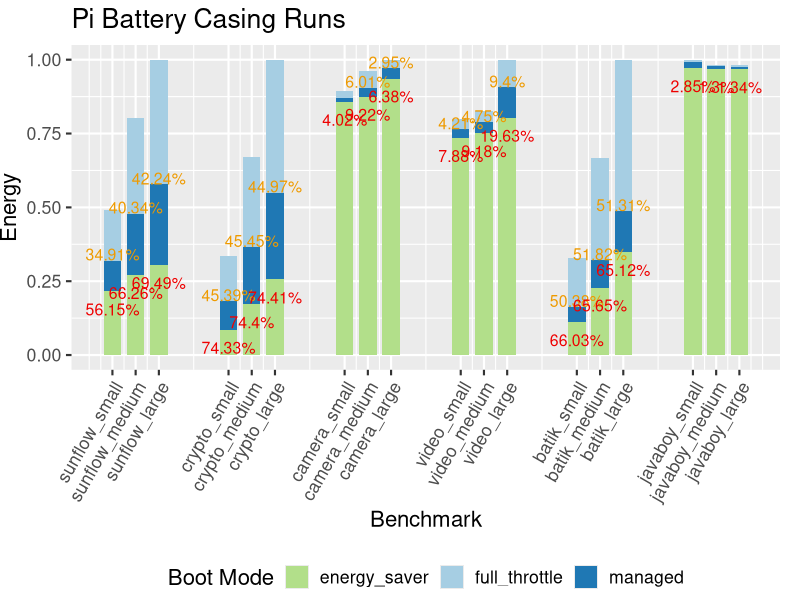

The R source for this figure:
library(reshape2)
library(ggplot2)
library(RColorBrewer)

colors <- brewer.pal(3, "Paired")
mapped_colors <- c("full_throttle"=colors[1],"managed"=colors[2],"energy_saver"=colors[3])

dta <- read.table("pi_dat/badapt_consumed.dat", sep="\t", head=T)

xvals <- c()
xlbls <- c()

for (i in 1:nrow(dta)) {
  xvals <- c(xvals,dta$xcord[i])
  lbl <- paste(dta$bench[i], dta$data[i], sep="_")
  xlbls <- c(xlbls,lbl)
}

pdf("pi_battery_casing.pdf")

p <- ggplot(data=dta, aes(xcord)) +
     geom_bar(aes(y=full_throttle,fill="full_throttle"),
              stat="identity", 
              width=0.15) +
     geom_bar(aes(y=managed,fill="managed"), 
              stat="identity", 
              width=0.15) +
     geom_bar(aes(y=energy_saver,fill="energy_saver"), 
              stat="identity", 
              width=0.15) + 

     geom_text(aes(y=managed,label=mid_percent_saved),vjust=0,colour="orange2",size=4) +

     geom_text(aes(y=energy_saver,label=low_percent_saved),vjust=2,colour="red2",size=4) +

     scale_fill_manual(name="Boot Mode",values=mapped_colors) +
     xlim(-0.5,6) +
     xlab("Benchmark") +
     ylab("Energy") +
     theme_gray(base_size=16) +
     theme(axis.text.x=element_text(angle=60, hjust = 1), 
           legend.position="bottom",
           plot.margin=unit(c(0.2,0.5,0.0,0.0),"cm")) +
     scale_x_continuous(breaks=xvals,labels=xlbls) +
     ggtitle("Pi Battery Casing Runs")


print(p)

dev.off()
  
#  +
#    geom_bar(data=timetable, aes(x=dateValues, y=inHospital),
#                        stat="identity", fill="grey", colour="blue")
